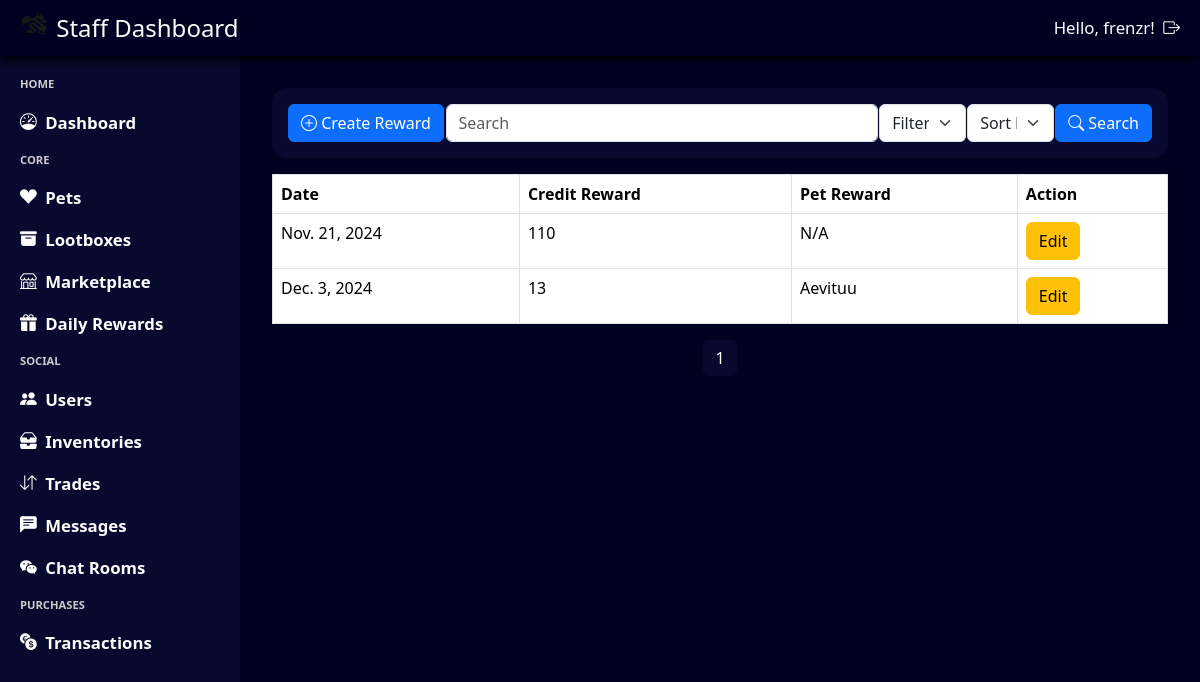
The page /staff/rewards/ (signed in) on the database its author committed.
### daily_rewards/models.py (models this page shows, shortened)
class Reward(models.Model):
    date = models.DateField(default=datetime.date.today,unique=True)  # Date of the reward
    credit_reward = models.IntegerField(default=100)  # Reward details
    pet_reward = models.ForeignKey(Pet, on_delete=models.CASCADE,  null=True, blank=True)  # Reward details

### inventory/models.py (models this page shows, shortened)
class Pet(models.Model):
    class Rarity(models.IntegerChoices):
        COMMON = 0, 'Common'
        UNCOMMON = 1, 'Uncommon'
        RARE = 2, 'Rare'
        MYTHICAL = 3, 'Mythical'
        LEGENDARY = 4, 'Legendary'
    pet_rate = models.FloatField(null=True, blank=True)
    pet_species = models.CharField(max_length=50)
    rarity = models.IntegerField(choices=Rarity.choices)
    pet_image = models.ImageField(upload_to='pets/', null=True, blank=True)

### admin_system/views.py (the view, shortened to what this page needs)
# urls.py: path('rewards/', views.query_staff_rewards, name='query_staff_rewards'),
@login_required(login_url='admin_login')
@user_passes_test(login_url='admin_login', test_func=is_staff)
def query_staff_rewards(request):
    query = request.GET.get('search', '')
    filter_by = request.GET.get('filter', '')
    sort_by = request.GET.get('sort', '')
    staff_rewards = Reward.objects.all()
    if sort_by == 'descending':
        staff_rewards = staff_rewards.reverse()
    paginator = Paginator(staff_rewards, 10)  # Show 10 staff rewards per page
    page_number = request.GET.get('page')
    page_obj = paginator.get_page(page_number)
    return render(request, 'staff_rewards.html', {'page_obj': page_obj, 'pets': Pet.objects.all().order_by('pet_species')})

### admin_system/views.py (called while the page is built)
def is_staff(user):
    return user.is_staff

### base_template/context_processor.py (called while the page is built)
def profile_context(request):
    if request.user.is_authenticated:
        try:
            profile = Profile.objects.get(user = request.user)
            return {'navbar_profile': profile}
        except Profile.DoesNotExist:
            return {'navbar_profile': None}
    return {'navbar_profile': None}

### notification/context_processor.py (called while the page is built)
def notification_context(request):
    if request.user.is_authenticated:
        notifications = Notification.objects.filter(user=request.user, notif_status=Notification.Status.unread).count()
        return {'notifications': notifications}
    return {'notifications': 0}

### admin_system/templates/staff_rewards.html (shortened to what this page needs)
{% extends "staff_template.html" %}
{% load static %}
{% block css %}
    <link rel="stylesheet" href="{% static 'staff_rewards.css' %}"/>
{% endblock %}
{% block content %}
<div class="staff-rewards-container">
    <form class="staff-rewards-header" method="get" action="{% url 'query_staff_rewards' %}">
        <button type="button" class="btn btn-primary" data-toggle="modal" data-target="#createRewardModal">
            <i class="bi bi-plus-circle"></i> Create Reward
        </button>
        <div id="search-container">
            <input type="text" name="search" class="form-control staff-rewards-header-search" placeholder="Search" aria-label="Search" aria-describedby="basic-addon1">
        </div>
        <select name="filter" class="form-select staff-rewards-header-filter" aria-label="Filter">
            <option value="date" selected>Filter by: Date</option>
        </select>
        <select name="sort" class="form-select staff-rewards-header-sort" aria-label="Sort">
            <option value="" selected disabled>Sort by:</option>
        </select>
        <button class="btn btn-primary staff-rewards-header-button" id="staff-rewards-header-button-search">
            <i class="bi bi-search"></i>
            Search
        </button>
    </form>
    <table class="table table-bordered">
        <thead>
            <tr>
                <th>Date</th>
                <th>Credit Reward</th>
                <th>Pet Reward</th>
                <th>Action</th>
            </tr>
        </thead>
        <tbody>
            {% for reward in page_obj %}
            <tr>
                <td>{{ reward.date }}</td>
                <td>{{ reward.credit_reward }}</td>
                <td>{% if reward.pet_reward %}{{ reward.pet_reward.pet_species }}{% else %}N/A{% endif %}</td>
                <td>
                    <button type="button" class="btn btn-warning" data-toggle="modal" data-target="#editRewardModal{{ reward.id }}">Edit</button>
                </td>
            </tr>
            {% endfor %}
        </tbody>
    </table>
    <nav aria-label="Page navigation">
        <ul class="pagination">
            {% for num in page_obj.paginator.page_range %}
                {% if page_obj.number == num %}
                    <li class="page-item active"><a class="page-link" href="#">{{ num }}</a></li>
                {% elif num > page_obj.number|add:'-3' and num < page_obj.number|add:'3' %}
                    <li class="page-item"><a class="page-link" href="?page={{ num }}">{{ num }}</a></li>
                {% endif %}
            {% endfor %}
        </ul>
    </nav>
</div>
{% endblock %}

### admin_system/templates/staff_template.html (shortened to what this page needs)
{% load static %}
<html>
    <head>
        <link rel="stylesheet" type="text/css" href="{% static 'staff_template.css' %}">
        <link rel="stylesheet" href="https://cdn.jsdelivr.net/npm/bootstrap@5.3.3/dist/css/bootstrap.min.css">
        <link rel="stylesheet" href="https://cdn.jsdelivr.net/npm/bootstrap-icons@1.11.3/font/bootstrap-icons.min.css">
        {% block css %}{% endblock %}
    </head>
    <body>
        <div class = "staff-template-container">
            <div class = "staff-template-navbar">
                <div class = "staff-template-navbar-title">
                    <img src="{% static 'logo.png' %}" alt="Logo" width="30" height="24" class="d-inline-block align-text-top">
                    Staff Dashboard
                </div>
                <div class = "staff-template-navbar-auth">
                    Hello, {{ user.username }}!
                    <a class = "staff-template-navbar-auth-item" href="{% url "staff_logout" %}">
                        <i class="bi bi-box-arrow-right"></i>
                    </a>
                </div>
            </div>
            <div class = "staff-template-left">
                HOME
                <a class = "staff-template-left-item" href="{% url 'staff_dashboard' %}">
                    <i class="bi bi-speedometer"></i>Dashboard
                </a>
                CORE
                <a class = "staff-template-left-item" href="{% url 'staff_pets' %}">
                    <i class="bi bi-suit-heart-fill"></i>Pets
                </a>
                <a class = "staff-template-left-item"  href="{% url 'staff_lootboxes' %}">
                    <i class="bi bi-archive-fill"></i>Lootboxes
                </a>
                <a class = "staff-template-left-item"  href="{% url 'staff_marketplace' %}">
                    <i class="bi bi-shop"></i>Marketplace
                </a>
                <a class = "staff-template-left-item"  href="{% url 'query_staff_rewards' %}">
                    <i class="bi bi-gift-fill"></i>Daily Rewards
                </a>
                SOCIAL
                <a class = "staff-template-left-item" href="{% url 'staff_users' %}">
                    <i class="bi bi-people-fill"></i>Users
                </a>
                <a class = "staff-template-left-item" href="{% url 'query_inventory' %}">
                    <i class="bi bi-inboxes-fill"></i>Inventories
                </a>
                <a class = "staff-template-left-item" href="{% url 'query_trades' %}">
                    <i class="bi bi-arrow-down-up"></i>Trades
                </a>
                <a class = "staff-template-left-item" href="{% url 'query_chats' %}">
                    <i class="bi bi-chat-left-text-fill"></i>Messages
                </a>
                <a class = "staff-template-left-item" href="{% url 'query_chat_rooms' %}">
                    <i class="bi bi-wechat"></i>Chat Rooms
                </a>
                PURCHASES
                <a class = "staff-template-left-item" href="{% url 'staff_transactions' %}">
                    <i class="bi bi-currency-exchange"></i>Transactions
                </a>
            </div>
            <div class = "staff-template-content">
                {% block content %}
                {% endblock %}
            </div>
        </div>
    </body>
</html>

### base_template/static/staff_template.css (style rules this page uses)
* { box-sizing: border-box; color: #fdfdfd; }
html, body { height: 100%; margin: 0; overflow: hidden; }
.staff-template-container { background-color: #010222; height: 100dvh; width: 100dvw; display: grid; grid-template-columns: 0.25fr 1fr; grid-template-rows: 56px 1fr; grid-template-areas: "navbar navbar" "sidebar main-content"; }
.staff-template-navbar { grid-area: navbar; background-color: #010222; display: flex; align-items: center; justify-content: space-between; padding: 0 20px; font-size: 1.5em; font-weight: 500; gap: 0.5em; filter: drop-shadow(-1px 4px 4px #000000); }
.staff-template-navbar-auth { display: flex; gap: 0.5em; align-items: center; font-size: 0.7em; font-weight: medium; }
.staff-template-left { grid-area: sidebar; background-color: #07092E; display: flex; flex-direction: column; align-items: left; padding: 20px; gap: 1.5em; color: #CCCCCC; font-size: 0.7em; font-weight: 600; }
.staff-template-left-item { display: flex; gap: 0.5em; align-items: center; font-size: 1.5em; }
a { color: #fdfdfd !important; text-decoration: none !important; }
select option { color: #1a1a1a !important; }
.pagination > .page-item > .page-link { background-color: #07092E; color: #fdfdfd; border: none; }

### base_template/static/staff_rewards.css (style rules this page uses)
.staff-rewards-container { width: 100%; height: 100%; display: flex; flex-direction: column; align-items: center; padding: 2em; overflow-y: auto; }
.staff-rewards-header { display: flex; justify-content: space-between; align-items: center; width: 100%; padding: 1em; background-color: #07092E; border-radius: 15px; }
#search-container { width: 50%; }
.staff-rewards-header-filter { width: 10%; }
.staff-rewards-header-sort { width:10%; }
li { color: #1a1a1a; }
li::marker { color: #1a1a1a; }

### rows shown on the page
Reward: date "Nov. 21, 2024", credit_reward "110", shows "N/A"
Reward: date "Dec. 3, 2024", credit_reward "13", pet_reward.pet_species "Aevituu"

### other values the page prints
{{ user.username }} "frenzr"
{{ num }} "1"
